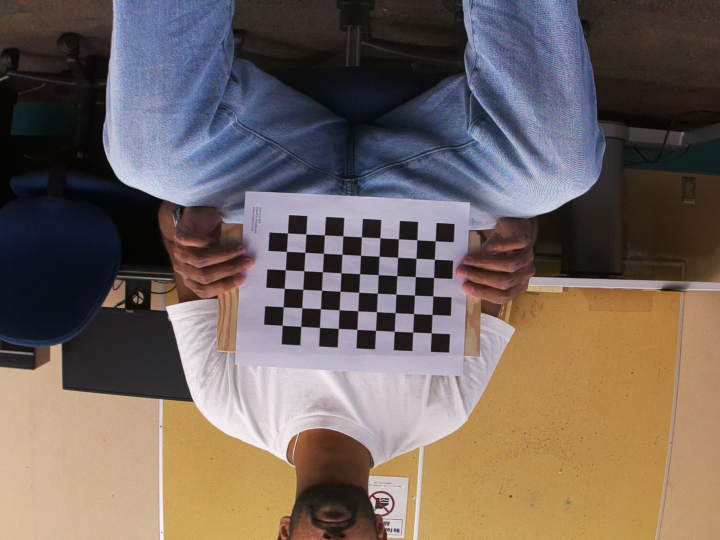
#> input picture calibration/img00.jpg, 1440 x 1080 px (shown at 1/2 size); its folder holds 4 pictures in this run
$ python calibration.py
#> lines starting #> are read from the running program, lines starting #| are printed output that depends on the picture
### calibration/crop_calibration.py
import numpy as np

def adjust_camera_matrix(K, crop_offset, new_size=None, original_size=None):
    """
    Adjusts a camera intrinsic matrix after cropping and optional resizing.

    Parameters:
        K             : np.ndarray, shape (3,3)
                        Original camera matrix from calibration
        crop_offset   : (int, int)
                        (x_offset, y_offset) from top-left in pixels
        new_size      : (int, int) or None
                        (new_width, new_height) after resize. None = no resize
        original_size : (int, int) or None
                        (orig_width, orig_height) used during calibration.
                        Required if resizing.

    Returns:
        np.ndarray, shape (3,3): Updated camera matrix
    """
    fx, fy = K[0, 0], K[1, 1]
    cx, cy = K[0, 2], K[1, 2]
    x_off, y_off = crop_offset

    # Adjust for cropping
    cx -= x_off
    cy -= y_off

    # Adjust for resizing if needed
    if new_size and original_size:
        scale_x = new_size[0] / (original_size[0] - x_off * 2) if original_size else 1
        scale_y = new_size[1] / (original_size[1] - y_off * 2) if original_size else 1

        fx *= scale_x
        fy *= scale_y
        cx *= scale_x
        cy *= scale_y

    return np.array([[fx, 0,   cx],
                     [0,  fy,  cy],
                     [0,  0,   1]], dtype=float)

### calibration/calibration.py
# Step 1: Print and prepare a calibration pattern
#   See checkerboard.pdf in this folder, which has 9x6 inner corners and 23mm square length
#   Verify its exact size in mm and update square_size below
# Step 2: Capture calibration images
#   Take 10-20 images of the pattern at different angles and distances
#   Example command: libcamera-still -o img%02d.jpg --width 1440 --height 1080 -n
# Step 3: Input cropping parameters
# Step 4: Run the script below
# Step 5: Outputs
#   K[0,0], K[1,1]:	fx, fy (focal length in pixels)
#   K[0,2], K[1,2]:	cx, cy (principal point in pixels)
#   dist:	Distortion coefficients: [k1, k2, p1, p2, k3]
#   rvecs, tvecs:	Rotation/translation of the board in each view


import cv2
import numpy as np
import glob
from crop_calibration import adjust_camera_matrix

# Settings
CHECKERBOARD = (9, 6)  # inner corners
square_size = 23.0     # mm

# 3D points (world coordinates)
objp = np.zeros((CHECKERBOARD[0]*CHECKERBOARD[1], 3), np.float32)
objp[:, :2] = np.mgrid[0:CHECKERBOARD[0], 0:CHECKERBOARD[1]].T.reshape(-1, 2)
objp *= square_size

# Arrays to store 3D and 2D points
objpoints = []  # 3D
imgpoints = []  # 2D

images = glob.glob('img*.jpg')

for fname in images:
    img = cv2.imread(fname)
#> img is the input picture: shape (1080, 1440, 3); mean B, G, R 93.9, 101.2, 114.4
    gray = cv2.cvtColor(img, cv2.COLOR_BGR2GRAY)
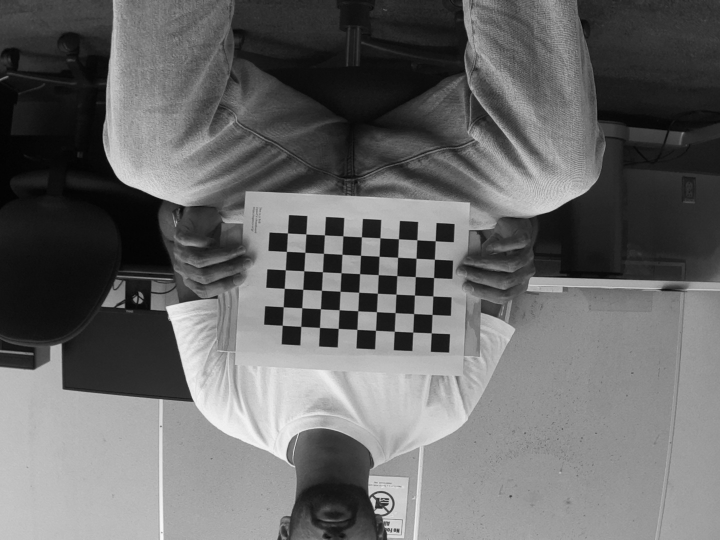
#> gray: shape (1080, 1440) (shown at 1/2 size); min 1, max 251, mean 104.3

    ret, corners = cv2.findChessboardCorners(gray, CHECKERBOARD, None)
#> ret = True; corners = 54 rows, first 8: [863.2, 666.4], [826.2, 664.7], [789.1, 663], [751.4, 661.3], [714.4, 659.3], [676.8, 657.4], [639.7, 655.4], [602, 653.3]
    if ret:
        objpoints.append(objp)
        imgpoints.append(corners)
#> pass 2 of the loop `for fname in images:`:
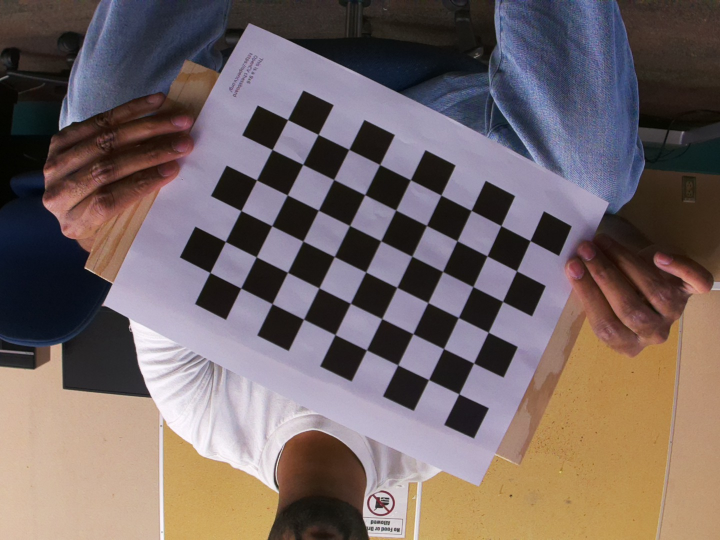
#> input picture calibration/img01.jpg, 1440 x 1080 px (shown at 1/2 size)
#> img is the input picture: shape (1080, 1440, 3); mean B, G, R 101, 102.5, 116.4
#> `gray = cv2.cvtColor(img, cv2.COLOR_BGR2GRAY)`:
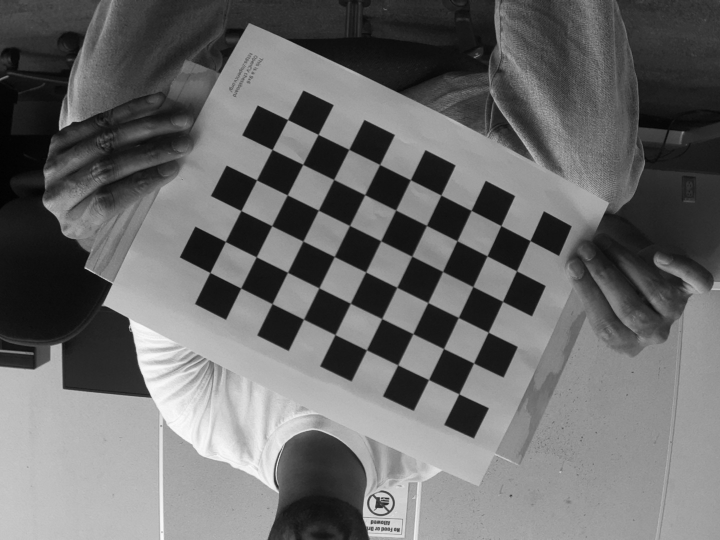
#> gray: shape (1080, 1440) (shown at 1/2 size); min 0, max 252, mean 106.5
#> corners = 54 rows, first 8: [918.3, 788.5], [857.6, 759.8], [796.8, 730.8], [733.6, 700.2], [670.4, 669.7], [607.5, 639.1], [544.9, 607.9], [481.9, 576.7]
#> pass 3 of the loop `for fname in images:`:
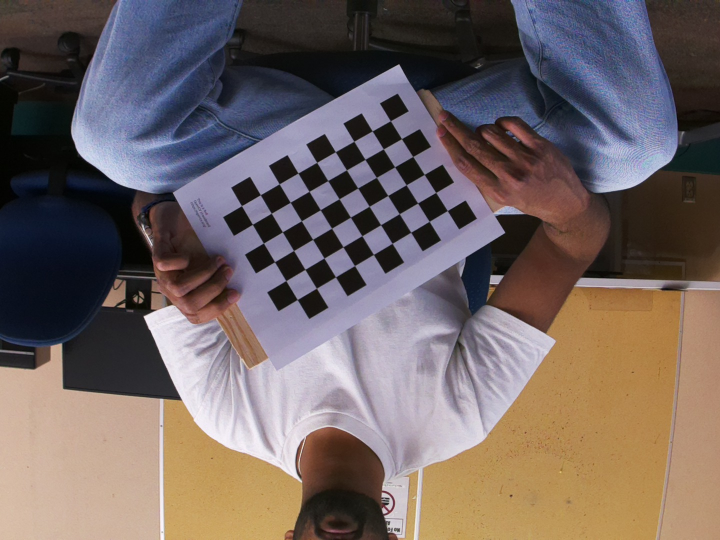
#> input picture calibration/img02.jpg, 1440 x 1080 px (shown at 1/2 size)
#> img is the input picture: shape (1080, 1440, 3); mean B, G, R 98.3, 100.8, 113.4
#> `gray = cv2.cvtColor(img, cv2.COLOR_BGR2GRAY)`:
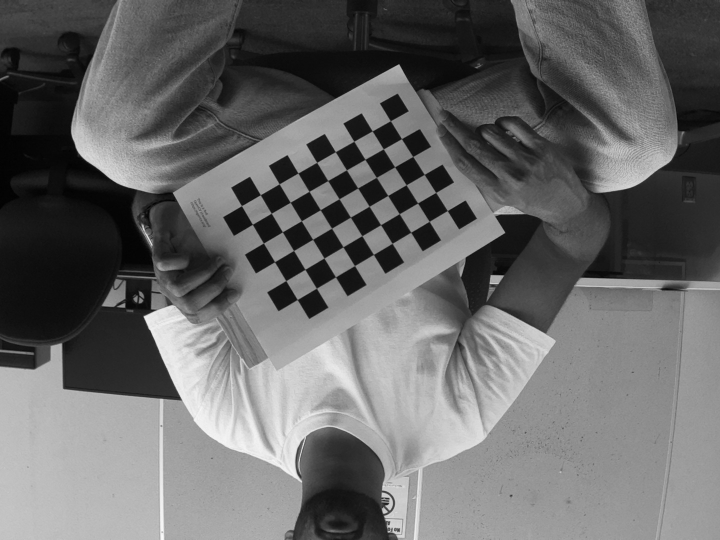
#> gray: shape (1080, 1440) (shown at 1/2 size); min 0, max 251, mean 104.3
#> corners = 54 rows, first 8: [895, 421.5], [859.2, 443.2], [822.2, 464.8], [784.9, 487.1], [747.6, 509.2], [709.7, 531.5], [671.5, 554.3], [633.4, 577]
#> the loop made 4 passes; the first 3 are shown

# Calibration
ret, K_original, dist, rvecs, tvecs = cv2.calibrateCamera(objpoints, imgpoints, gray.shape[::-1], None, None)
print("====BEFORE CROPPING====")
print("Camera matrix:\n", K_original)
print("Focal lengths (fx, fy):", K_original[0, 0], K_original[1, 1])
print("Principal point (cx, cy):", K_original[0, 2], K_original[1, 2])
print("Distortion coefficients:", dist.ravel())

# Adjust for cropping
crop_x_offset = (1456 - 400) // 2  # = 312
crop_y_offset = (1088 - 144) // 2  # = 472
K = adjust_camera_matrix(K_original,
                                 crop_offset=(crop_x_offset, crop_y_offset),          # crop 100px left, 50px top
                                 new_size=None,                   # no resize
                                 original_size=(1456, 1088))       # full-res size from calibration
print("====AFTER CROPPING====")
print("Camera matrix:\n", K)
print("Focal lengths (fx, fy):", K[0, 0], K[1, 1])
print("Principal point (cx, cy):", K[0, 2], K[1, 2])
print("Distortion coefficients:", dist.ravel())

# Save to file
np.savez("camera_calib.npz", camera_matrix=K, dist_coeffs=dist)
